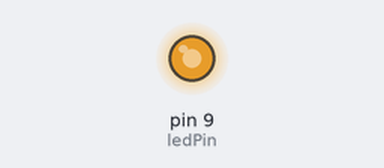
Bench run of a sketch on a simulated Arduino Uno, built with avr-gcc and run on an emulated ATmega328P. Shown: output pins drawn as LEDs (lit = HIGH).

Above: at 0.1 s.
Timing chart, 0 to 1.6 s (numbered marks = the images above):
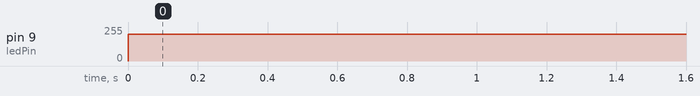

Measured:
- by itself, pin 9 (ledPin): 0/255 → 200/255 at 0.00 s

The sketch:

sonidoXrgb-online.ino
```cpp
int ledPin = 9; // pin PWM

void setup() {
  pinMode(ledPin, OUTPUT);
}

void loop() {
  analogWrite(ledPin, 200); // duty cycle 50% → ~2.5 V promedio
}
```
